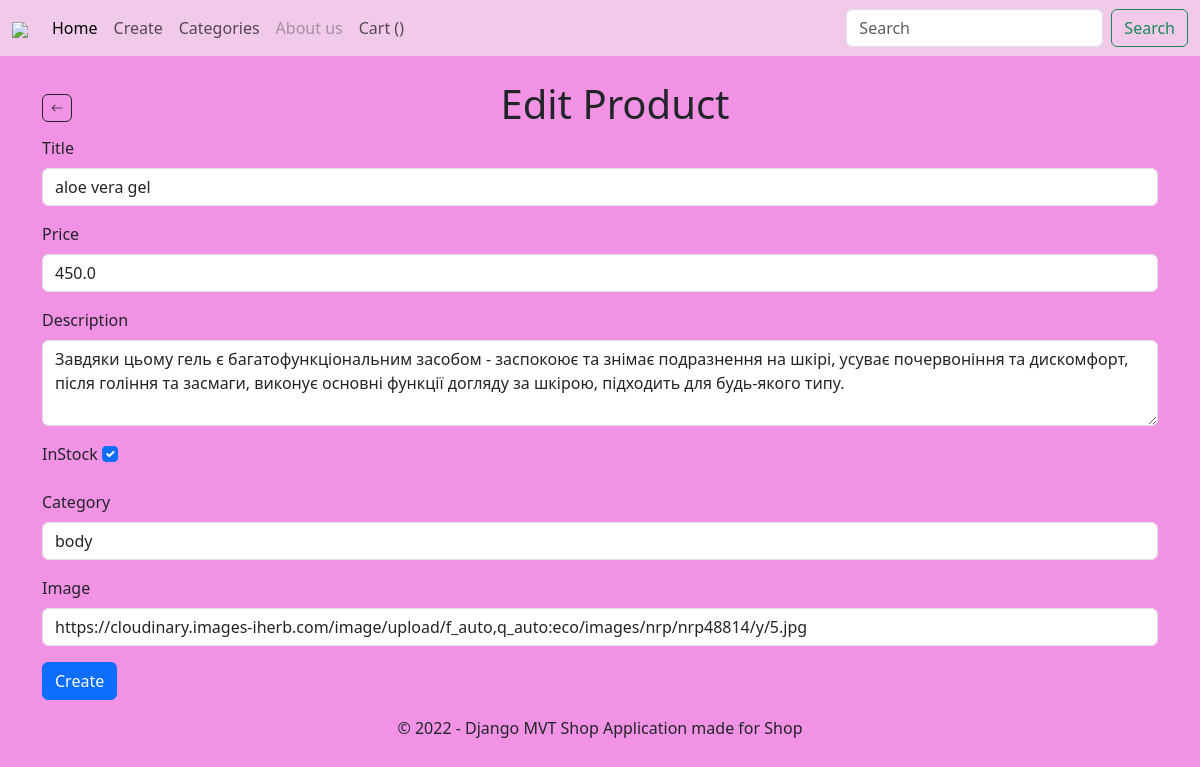
Screenshot of /edit/1 with the database file from the repository.
### products/models.py (models this page shows, shortened)
class Product(models.Model):
    title= models.CharField(max_length=255)
    price = models.FloatField()
    category = models.CharField(max_length=255)
    createdAt = models.DateField(default=datetime.now)
    inStock = models.BooleanField(default=False)
    description = models.TextField(null=True)
    image = models.CharField(max_length=2083)

### products/views.py (the view)
# urls.py: path("edit/<int:id>", views.edit),
def edit(request, id):
    product = get_object_or_404(Product, id=id)
    if request.method == "GET":
        form = ProductForm(instance=product)
        return render(request, "edit.html", { "form": form })
    form = ProductForm(request.POST, instance=product)
    if form.is_valid():
        form.save()
        return redirect("/")
    return render(request, "edit.html", { "form": form })

### products/forms/forms.py
class ProductForm(forms.ModelForm):
    class Meta:
        model = Product
        fields = "__all__"
        exclude = ['createdAt']
        widgets = {
            "title": forms.TextInput(attrs={"class": "form-control", "placeholder": "Enter title"}),
            "price": forms.NumberInput(attrs={"class": "form-control", "placeholder": "Enter price"}),
            "category": forms.TextInput(attrs={"class": "form-control"}),
            "description": forms.Textarea(attrs={"class": "form-control", "rows": 3}),
            "image": forms.TextInput(attrs={"class": "form-control"}),
            "inStock": forms.CheckboxInput(attrs={"class": "form-check-input"})
        }

### products/templates/edit.html (shortened to what this page needs)
{% extends 'index.html' %}
{% block content %}
<div class="d-flex justify-content-between align-items-center">
    {% include 'components/back_btn.html' %}
    <h1>Edit Product</h1>
</div>
<form method="post">
    <div class="mb-3">
        <label class="form-label">{{form.title.label}}</label>
        {{form.title}}
    </div>
    <div class="mb-3">
        <label class="form-label">{{form.price.label}}</label>
        {{form.price}}
    </div>
    <div class="mb-3">
        <label class="form-label">{{form.description.label}}</label>
        {{form.description}}
    </div>
    <div class="mb-3">
        <label class="form-label">{{form.inStock.label}}</label>
        {{form.inStock}}
    </div>
    <div class="mb-3">
        <label class="form-label">{{form.category.label}}</label>
        {{form.category}}
    </div>
    <div class="mb-3">
        <label class="form-label">{{form.image.label}}</label>
        {{form.image}}
    </div>
    <div>
        <button type="submit" class="btn btn-primary">Create</button>
    </div>
</form>
{% endblock %}

### rows the page displays
Product: title "aloe vera gel", price "450.0", description "Завдяки цьому гель є багатофункціональним засобом - заспокоює та знімає подразнення на шкірі, усуває почервоніння та дискомфорт, після гоління та засмаги, виконує основні функції догляду за шкірою, підходить для будь-якого типу.", inStock "☑", category "body", image "https://cloudinary.images-iherb.com/image/upload/f_auto,q_auto:eco/images/nrp/nrp48814/y/5.jpg"
